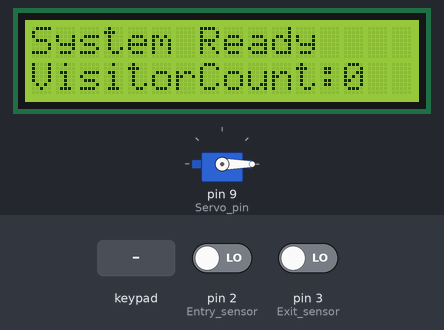
This sketch was run on a simulated Arduino Uno, built with avr-gcc and run on an emulated ATmega328P. On the bench: servo, 16×2 character LCD. The inputs (shaded band) are chosen by the test bench; at power-on: pin 2 (Entry_sensor) LOW, pin 3 (Exit_sensor) LOW.

Above: at 1.2 s.
1.3 s: pin 2 (Entry_sensor) driven HIGH
At 1.7 s:
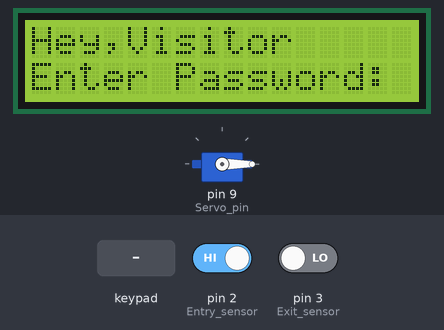
2.8 s: keypad keys 3 9 2 5 # pressed 0.4 s apart
At 4.9 s:
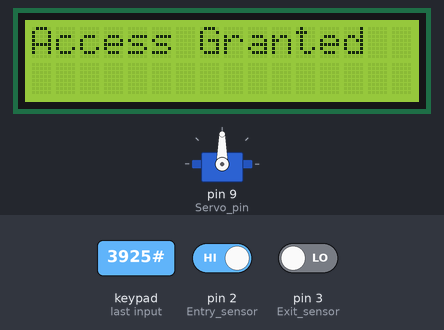
6.3 s: key '#' pressed
At 8.3 s:
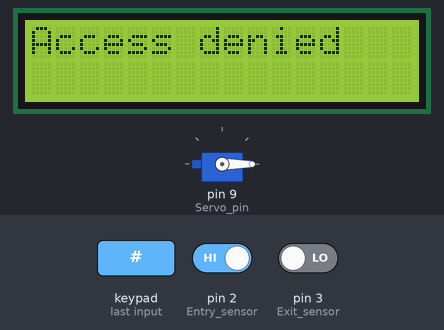
9.3 s: keypad keys 3 9 2 5 * pressed 0.4 s apart
At 12.1 s:
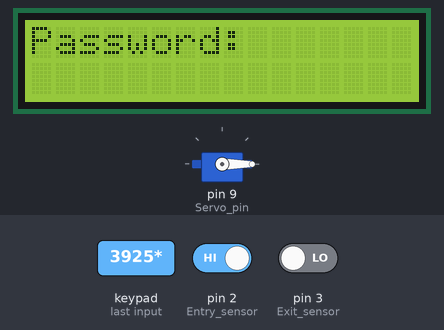
12.8 s: keypad keys 3 9 2 5 A pressed 0.4 s apart
At 14.9 s:
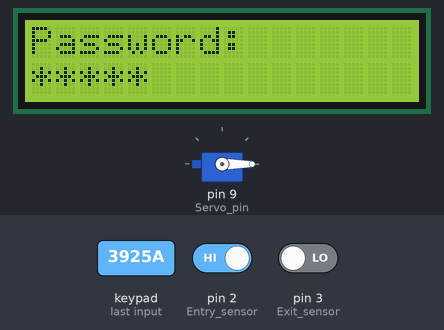
16.3 s: key '1' pressed
At 17.5 s:
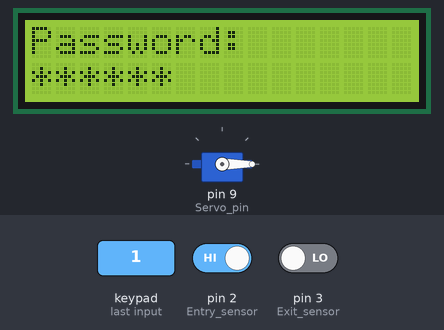
Timing chart, 0 to 18.8 s (numbered marks = the images above; inputs shaded):
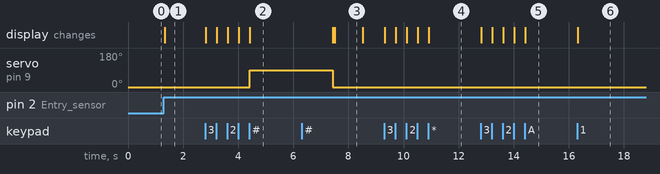

The sketch:

sketch.ino
```cpp
#include<Servo.h>
#include<Keypad.h>
#include <Wire.h>
#include<LiquidCrystal_I2C.h>
#define Entry_sensor 2
#define Exit_sensor 3
#define Servo_pin  9
LiquidCrystal_I2C lcd(0x27,16,2);
Servo myServo;
const byte rows=4;
const byte cols=4;
byte rowIndex[rows]={4,5,6,7};
byte columnIndex[cols]= {8,10,11,12};
char keys[rows][cols]=
{
 {'1', '2','3','A'},
 {'4','5','6','B'},
 {'7','8','9','C'},
 {'*','0','#','D'}
};
Keypad keypad= Keypad(makeKeymap(keys),rowIndex,columnIndex,rows,cols);
void setup(){
  pinMode(Entry_sensor, INPUT);
  Serial.begin(9600);
myServo.attach(Servo_pin);
myServo.write(0);
lcd.init();
lcd.backlight();
lcd.clear();
lcd.setCursor(0,0);
lcd.print("System Ready");
}
bool visitorPresent=false;
bool isIdle=false;
bool exceedseen=false;
bool exit_status=false;
int last_estate=LOW;
const String Password="3925";
String inputPassword="";
const int maxVisitor=4;
int visitor=0;
void loop() {
  int estate=digitalRead(Exit_sensor);
  if(estate==HIGH && last_estate==LOW && visitor>0) {
    visitor-=1;
    exit_status=true;
    delay(50);
  }
  last_estate=estate; //Decrement visitor only on rising edge
  if(visitor < maxVisitor){ //Check for visitor only when limit not reached
  if(!visitorPresent){
    int state=digitalRead(Entry_sensor);
    if(state==HIGH){
  visitorPresent=true;
  lcd.clear();
  lcd.setCursor(0,0);
  lcd.print("Hey,Visitor");
  lcd.setCursor(0,1);
  lcd.print("Enter Password:");
  isIdle=false; //Go to else only after visitor entered (prevents flickering)
  }
  else{
    if(exit_status)
  {
    lcd.clear();
    lcd.setCursor(0,0);
    lcd.print("Visitor left");
    delay(500);
    exit_status=false;
    isIdle=false;
    }
if(!isIdle){
lcd.clear();
lcd.setCursor(0,0);
lcd.print("System Ready");
lcd.setCursor(0,1);
lcd.print("VisitorCount:"+String(visitor));
isIdle=true; //Hold after one else loop execution until visitor enters
}
}
  }


if(visitorPresent){
  char key=keypad.getKey();
if(key){
  if(key=='#'){
    lcd.clear();
    if(inputPassword==Password){
      lcd.setCursor(0,0);
      lcd.print("Access Granted");
      myServo.write(90);
      delay(3000);
      myServo.write(0);
      lcd.clear();
      lcd.setCursor(0,0);
      lcd.print("Locked");
      visitor += 1;
    visitorPresent=false; //Check for user only after visitor enters
    }
    else {
      lcd.setCursor(0,0);
      lcd.print("Access denied");
      delay(1000);
      lcd.clear();
      lcd.setCursor(0,0);
      lcd.print("ReEnter passkey:");
    }
    inputPassword="";
  }
  else if (key=='*'){
    lcd.clear();
    inputPassword="";
    lcd.setCursor(0,0);
    lcd.print("Password:");
    }
   else{
    String masked="";
      inputPassword += key;
      for(int i=0;i<inputPassword.length();i++){
      masked += "*";
    }
    while(masked.length()<16) masked += ' ';
    lcd.setCursor(0,1);
    lcd.print(masked);
   }
}
}
exceedseen=false;
}
else{
if(!exceedseen){
lcd.clear();
lcd.setCursor(0,0);
lcd.print("Visitors exceed");
lcd.setCursor(0,1);
lcd.print("Please wait");
exceedseen=true; //Execute this loop once after limit exceed (Prevents Flickering)
}
}
}
```

Measured:
- after the input at 1.3 s, the display: changes at once (image 1)
- after the input at 2.8 s, servo on pin 9 (Servo_pin): 0° → 90° after 1.6 s; the display: first changes at once (image 2 shows a later state)
- after the input at 9.3 s, the display: first changes at once (image 4 shows a later state)
- after the input at 12.8 s, the display: first changes at once (image 5 shows a later state)
- after the input at 16.3 s, the display: changes at once (image 6)
- what the display in image 3 shows lasts 1.0 s, from 7.5 s to 8.5 s
